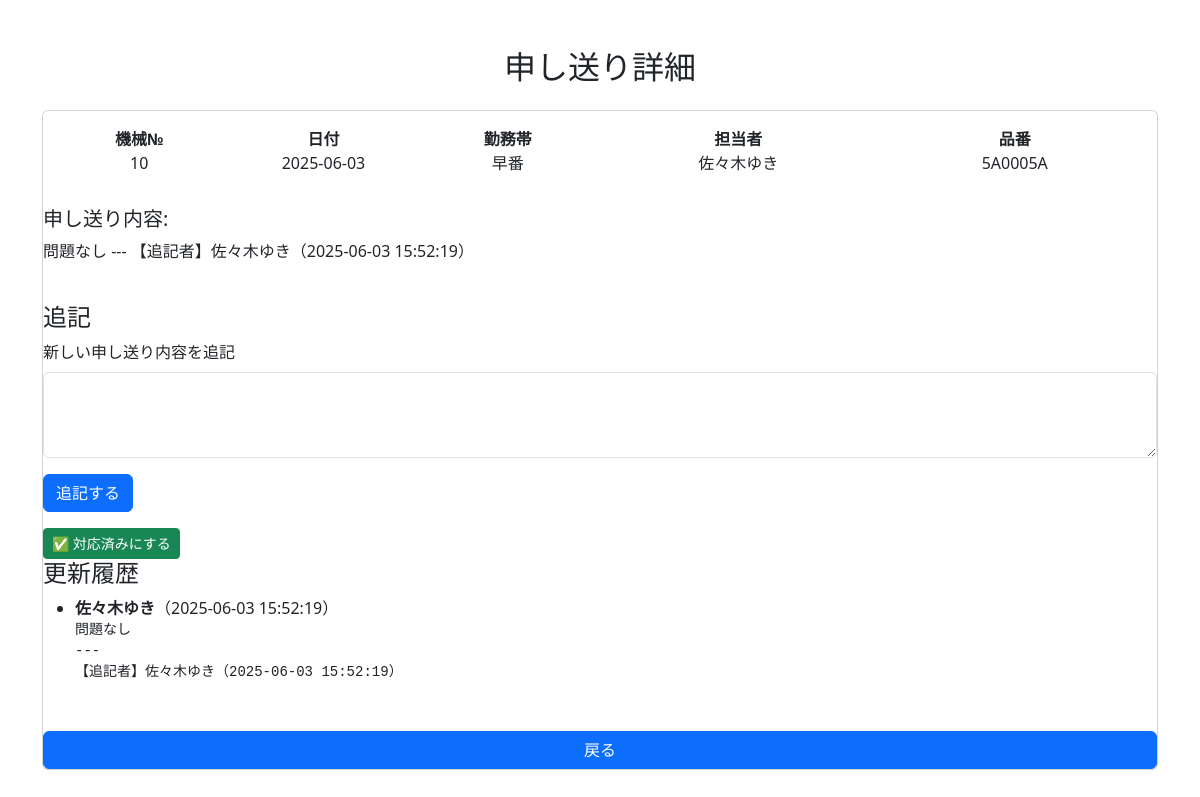
The page /show/40 (signed in) on the database its author committed.
### tables this page shows
CREATE TABLE work_notes (
        id INTEGER PRIMARY KEY AUTOINCREMENT,
        machine_no TEXT NOT NULL,           -- 機械番号
        date DATE NOT NULL,                 -- 日付
        shift TEXT NOT NULL,                -- 勤務帯（例：早番、遅番など）
        operator TEXT NOT NULL,             -- 担当者
        product_no TEXT NOT NULL,           -- 品番
        note TEXT NOT NULL,                 -- 申し送り内容
        created_at TIMESTAMP DEFAULT CURRENT_TIMESTAMP,
        updated_at TIMESTAMP DEFAULT CURRENT_TIMESTAMP
    , additional_note TEXT, updated_by TEXT, updater TEXT, resolved BOOLEAN DEFAULT 0, status TEXT DEFAULT 'no_issue', resolved_by TEXT);

CREATE TABLE note_histories (
            id INTEGER PRIMARY KEY AUTOINCREMENT,
            note_id INTEGER,
            note_text TEXT,
            updated_at TEXT,
            updated_by TEXT,
            FOREIGN KEY (note_id) REFERENCES work_notes(id)
        );

### app.py (the view)
@app.route("/show/<int:id>")
def show(id):
    if "user_id" not in session:
        return redirect(url_for("login"))
    else:
        note = database3.show_work_note(id)
        histories = database3.get_note_history(id)  # ✅ 履歴も取得
        return render_template("show.html", note=note, histories=histories)

### database3.py (called while the page is built)
def get_connection_db():
    conn = sqlite3.connect("todo.db")
    conn.row_factory = sqlite3.Row
    print("ok")
    return conn

def show_work_note(note_id):
    conn = get_connection_db()
    c = conn.cursor()
    c.execute("""
        SELECT id, machine_no, date, shift, operator, product_no, note, updater, updated_at, resolved
        FROM work_notes
        WHERE id = ?
    """, (note_id,)
    )
    row = c.fetchone()
    conn.close()
    return row

def get_note_history(note_id):
    conn = get_connection_db()
    c = conn.cursor()
    c.execute(
        """
        SELECT note_text, updated_at, updated_by
        FROM note_histories
        WHERE note_id = ?
        ORDER BY updated_at DESC
    """,
        (note_id,),
    )
    histories = c.fetchall()
    conn.close()
    return histories

### templates/show.html (shortened to what this page needs)
<!DOCTYPE html>
<html lang="ja">
<head>
    <link href="https://cdn.jsdelivr.net/npm/bootstrap@5.3.0/dist/css/bootstrap.min.css" rel="stylesheet">
</head>
<body>
    <div class="container mt-5">
        <h2 class="mb-4 text-center">申し送り詳細</h2>
        <div class="card">
            <div class="card-body">
                <div class="row text-center mb-3">
                    <div class="col-md-2">
                        <strong>機械№</strong><br>
                        {{ note['machine_no'] }}
                    </div>
                    <div class="col-md-2">
                        <strong>日付</strong><br>
                        {{ note['date'] }}
                    </div>
                    <div class="col-md-2">
                        <strong>勤務帯</strong><br>
                        {{ note['shift'] }}
                    </div>
                    <div class="col-md-3">
                        <strong>担当者</strong><br>
                        {{ note['operator'] }}
                    </div>
                    <div class="col-md-3">
                        <strong>品番</strong><br>
                        {{ note['product_no'] }}
                    </div>
                </div>
            </div>
            <h5 class="card-title">申し送り内容:</h5>
            <p class="card-text">{{ note['note'] }}</p>
            <h4 class="mt-4">追記</h4>
                <form method="post" action="{{ url_for('update_note', id=note['id']) }}">
                    <div class="mb-3">
                        <label for="additional_note" class="form-label">新しい申し送り内容を追記</label>
                        <textarea class="form-control" id="additional_note" name="additional_note" rows="3" required></textarea>
                    </div>
                    <button type="submit" class="btn btn-primary">追記する</button>
                </form>
                <div class="mt-3">
                    {% if note['resolved'] == 0 %}
                        <form method="post" action="{{ url_for('resolve_note', id=note['id']) }}">
                            <button type="submit" class="btn btn-sm btn-success">✅ 対応済みにする</button>
                        </form>
                    {% else %}
                        <span class="text-success">✅ 対応済</span>
                    {% endif %}
                </div>
        <h4>更新履歴</h4>
        <ul>
            {% for h in histories %}
            <li>
                <strong>{{ h['updated_by'] }}</strong>（{{ h['updated_at'] }}）<br>
                <pre>{{ h['note_text'] }}</pre>
            </li>
            {% else %}
            <li>履歴はありません</li>
            {% endfor %}
        </ul>
        <a href="{{ url_for('index') }}" class="btn btn-primary mt-3">戻る</a>
    </div>
    </div>
</body>
</html>

### rows shown on the page
work_notes: machine_no "10", date "2025-06-03", shift "早番", operator "佐々木ゆき", product_no "5A0005A", note "問題なし --- 【追記者】佐々木ゆき（2025-06-03 15:52:19）"
note_histories: updated_by "佐々木ゆき", updated_at "2025-06-03 15:52:19", note_text "問題なし --- 【追記者】佐々木ゆき（2025-06-03 15:52:19）"
